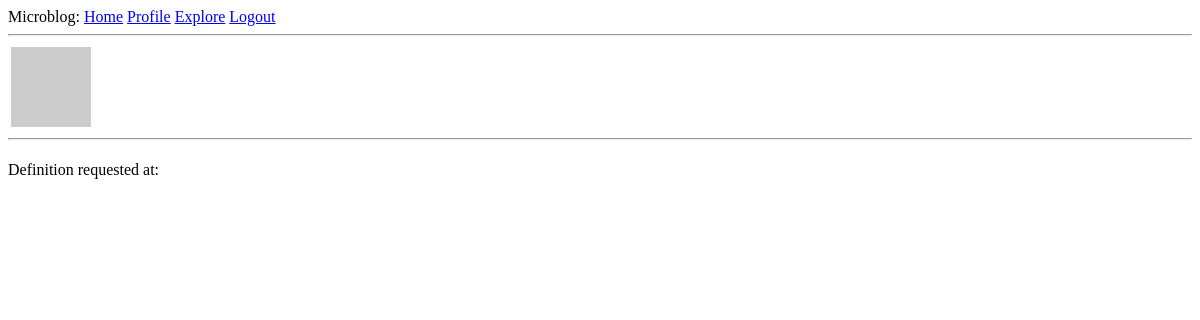
Page /entry/smiley (signed in) on the earlier database version.
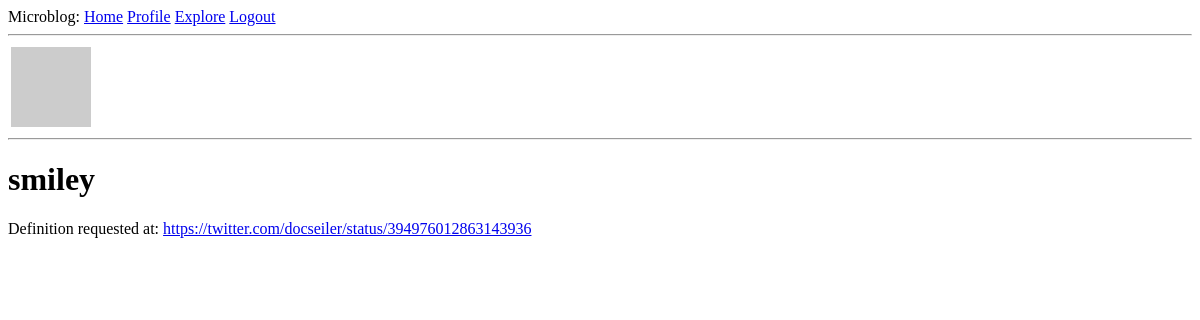
Same page on the later database version.
### app/models.py (models this page shows, shortened)
class Entry(db.Model):
    id = db.Column(db.Integer, primary_key=True)
    url = db.Column(db.String)
    english_word = db.Column(db.String, index=True, unique=True)
    latin_top_choice = db.Column(db.String, index=True)
    tweet_id = db.Column(db.String, index=True)
    username = db.Column(db.String)
    body = db.Column(db.String(140))
    tweet_date = db.Column(db.DateTime)
    timestamp = db.Column(db.DateTime, index=True, default=datetime.utcnow)
    user_id = db.Column(db.Integer, db.ForeignKey('user.id'))

### app/routes.py (the view)
@app.route('/entry/<english_word>')
@login_required
def entry(english_word):
    user = current_user
    entry = Entry.query.filter_by(english_word=english_word).first()
    return render_template('entry.html', user=user, entry=entry)

### app/models.py (called while the page is built)
@login.user_loader
def load_user(id):
    return User.query.get(int(id))

    def avatar(self, size):
        digest = md5(self.email.lower().encode('utf-8')).hexdigest()
        return 'https://www.gravatar.com/avatar/{}?d=identicon&s={}'.format(
            digest, size)

### app/routes.py (called while the page is built)
@app.before_request
def before_request():
    if current_user.is_authenticated:
        current_user.last_seen = datetime.utcnow()
        db.session.commit()

### app/templates/entry.html
{% extends "base.html" %}
{% block content %}
    <table>
        <tr valign="top">
            <td><img src="{{ user.avatar(128) }}"></td>
        </tr>
    </table>
    <hr>
<h1>{{ entry.english_word }}</h1>
<p>Definition requested at: <a href="{{ entry.url }}" target="_blank">{{ entry.url }}</p>
{% endblock %}

Differences in the rows shown:
now on this page (row edited): Entry: english_word "smiley", url "https://twitter.com/docseiler/status/394976012863143936"
